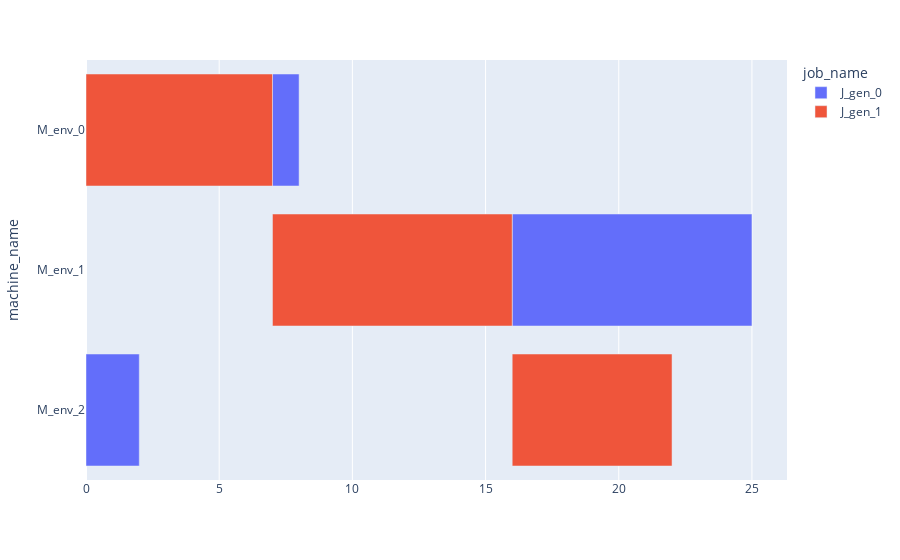

The code cell stored with this chart in its notebook:
### Code cell
fig = px.timeline(test, x_start='start_time', x_end='end_time', y='machine_name', color='job_name')
fig.update_yaxes(autorange='reversed')
fig.layout.xaxis.type = 'linear'

for d in fig.data:
    filt = test['job_name'] == d.name
    #d.x = test[filt]['delta']
    d.x = test.loc[filt, 'duration']

fig.show()

### Figure 1 — Plotly figure (JSON) as saved in the notebook; plotly's stock layout.template omitted (floating-point values rounded to 4 significant figures)
{"data": [{"alignmentgroup": "True", "base": [7, 16, 0], "hovertemplate": "job_name=J_gen_0<br>start_time=%{base}<br>end_time=%{x}<br>machine_name=%{y}<extra></extra>", "legendgroup": "J_gen_0", "marker": {"color": "#636efa", "pattern": {"shape": ""}}, "name": "J_gen_0", "offsetgroup": "J_gen_0", "orientation": "h", "showlegend": true, "textposition": "auto", "type": "bar", "x": [1, 9, 2], "xaxis": "x", "y": ["M_env_0", "M_env_1", "M_env_2"], "yaxis": "y"}, {"alignmentgroup": "True", "base": [0, 7, 16], "hovertemplate": "job_name=J_gen_1<br>start_time=%{base}<br>end_time=%{x}<br>machine_name=%{y}<extra></extra>", "legendgroup": "J_gen_1", "marker": {"color": "#EF553B", "pattern": {"shape": ""}}, "name": "J_gen_1", "offsetgroup": "J_gen_1", "orientation": "h", "showlegend": true, "textposition": "auto", "type": "bar", "x": [7, 9, 6], "xaxis": "x", "y": ["M_env_0", "M_env_1", "M_env_2"], "yaxis": "y"}], "layout": {"barmode": "overlay", "legend": {"title": {"text": "job_name"}, "tracegroupgap": 0}, "margin": {"t": 60}, "xaxis": {"anchor": "y", "domain": [0, 1], "type": "linear"}, "yaxis": {"anchor": "x", "autorange": "reversed", "domain": [0, 1], "title": {"text": "machine_name"}}}}
